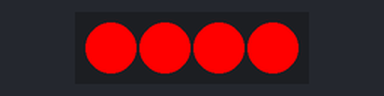
Bench run of a program on a simulated Raspberry Pi (BCM pin numbers). Parts: 4 RGB LEDs in strip order, left to right. Dim RGB values are drawn brighter than linear.

Above: at 0.1 s.
At 0.6 s:
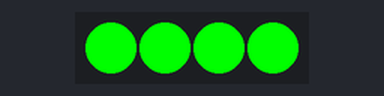
At 1.1 s:
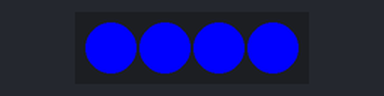
At 2.65 s:
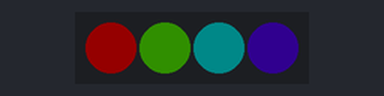
At 20.71 s:
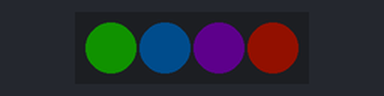
At 38.78 s:
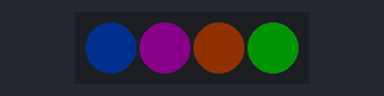
Timing chart, 0 to 40.0 s (numbered marks = the images above):
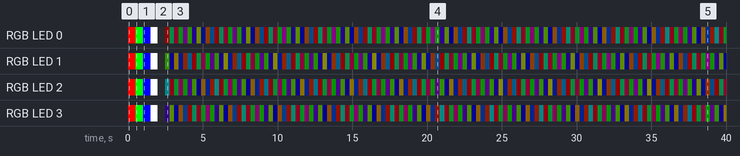

The program:

rpi_ledpixel.py
```python
import time
from rpi_ws281x import Adafruit_NeoPixel, Color

class Freenove_RPI_WS281X:
    def __init__(self, led_count=4, bright=255, sequence="RGB"):
        # Initialize the LED strip with default parameters
        self.set_led_type(sequence)
        self.set_led_count(led_count)
        self.set_led_brightness(bright)
        self.led_begin()
        self.set_all_led_color(0, 0, 0)

    def led_begin(self):
        # Initialize the NeoPixel strip
        self.strip = Adafruit_NeoPixel(self.get_led_count(), 18, 800000, 10, False, self.led_brightness, 0)
        self.led_init_state = 0 if self.strip.begin() else 1

    def check_rpi_ws281x_state(self):
        # Check the initialization state of the NeoPixel strip
        return self.led_init_state

    def led_close(self):
        # Turn off all LEDs
        self.set_all_led_rgb([0, 0, 0])

    def set_led_count(self, count):
        # Set the number of LEDs in the strip
        self.led_count = count
        self.led_color = [0, 0, 0] * self.led_count
        self.led_original_color = [0, 0, 0] * self.led_count

    def get_led_count(self):
        # Get the number of LEDs in the strip
        return self.led_count

    def set_led_type(self, rgb_type):
        # Set the RGB sequence type for the LEDs
        try:
            led_type = ['RGB', 'RBG', 'GRB', 'GBR', 'BRG', 'BGR']
            led_type_offset = [0x06, 0x09, 0x12, 0x21, 0x18, 0x24]
            index = led_type.index(rgb_type)
            self.led_red_offset = (led_type_offset[index] >> 4) & 0x03
            self.led_green_offset = (led_type_offset[index] >> 2) & 0x03
            self.led_blue_offset = (led_type_offset[index] >> 0) & 0x03
            return index
        except ValueError:
            self.led_red_offset = 1
            self.led_green_offset = 0
            self.led_blue_offset = 2
            return -1

    def set_led_brightness(self, brightness):
        # Set the brightness of the LEDs
        self.led_brightness = brightness
        for i in range(self.get_led_count()):
            self.set_led_rgb_data(i, self.led_original_color)

    def set_ledpixel(self, index, r, g, b):
        # Set the color of a specific LED
        p = [0, 0, 0]
        p[self.led_red_offset] = round(r * self.led_brightness / 255)
        p[self.led_green_offset] = round(g * self.led_brightness / 255)
        p[self.led_blue_offset] = round(b * self.led_brightness / 255)
        self.led_original_color[index * 3 + self.led_red_offset] = r
        self.led_original_color[index * 3 + self.led_green_offset] = g
        self.led_original_color[index * 3 + self.led_blue_offset] = b
        for i in range(3):
            self.led_color[index * 3 + i] = p[i]

    def set_led_color_data(self, index, r, g, b):
        # Set the color data of a specific LED
        self.set_ledpixel(index, r, g, b)

    def set_led_rgb_data(self, index, color):
        # Set the RGB data of a specific LED
        self.set_ledpixel(index, color[0], color[1], color[2])

    def set_led_color(self, index, r, g, b):
        # Set the color of a specific LED and update the display
        self.set_ledpixel(index, r, g, b)
        self.show()

    def set_led_rgb(self, index, color):
        # Set the RGB color of a specific LED and update the display
        self.set_led_rgb_data(index, color)
        self.show()

    def set_all_led_color_data(self, r, g, b):
        # Set the color data of all LEDs
        for i in range(self.get_led_count()):
            self.set_led_color_data(i, r, g, b)

    def set_all_led_rgb_data(self, color):
        # Set the RGB data of all LEDs
        for i in range(self.get_led_count()):
            self.set_led_rgb_data(i, color)

    def set_all_led_color(self, r, g, b):
        # Set the color of all LEDs and update the display
        for i in range(self.get_led_count()):
            self.set_led_color_data(i, r, g, b)
        self.show()

    def set_all_led_rgb(self, color):
        # Set the RGB color of all LEDs and update the display
        for i in range(self.get_led_count()):
            self.set_led_rgb_data(i, color)
        self.show()

    def show(self):
        # Update the LED strip with the current color data
        for i in range(self.get_led_count()):
            self.strip.setPixelColor(i, Color(self.led_color[i * 3], self.led_color[i * 3 + 1], self.led_color[i * 3 + 2]))
        self.strip.show()

    def wheel(self, pos):
        # Generate a color wheel value based on the position
        if pos < 85:
            return [(255 - pos * 3), (pos * 3), 0]
        elif pos < 170:
            pos = pos - 85
            return [0, (255 - pos * 3), (pos * 3)]
        else:
            pos = pos - 170
            return [(pos * 3), 0, (255 - pos * 3)]

    def hsv2rgb(self, h, s, v):
        # Convert HSV to RGB
        h = h % 360
        rgb_max = round(v * 2.55)
        rgb_min = round(rgb_max * (100 - s) / 100)
        i = round(h / 60)
        diff = round(h % 60)
        rgb_adj = round((rgb_max - rgb_min) * diff / 60)
        if i == 0:
            r = rgb_max
            g = rgb_min + rgb_adj
            b = rgb_min
        elif i == 1:
            r = rgb_max - rgb_adj
            g = rgb_max
            b = rgb_min
        elif i == 2:
            r = rgb_min
            g = rgb_max
            b = rgb_min + rgb_adj
        elif i == 3:
            r = rgb_min
            g = rgb_max - rgb_adj
            b = rgb_max
        elif i == 4:
            r = rgb_min + rgb_adj
            g = rgb_min
            b = rgb_max
        else:
            r = rgb_max
            g = rgb_min
            b = rgb_max - rgb_adj
        return [r, g, b]

if __name__ == '__main__':
    import time
    import os
    led = Freenove_RPI_WS281X(4, 255, "RGB")

    try:
        if led.check_rpi_ws281x_state() != 0:
            led.set_led_count(4)
            led.set_all_led_color_data(255, 0, 0)
            led.show()
            time.sleep(0.5)
            led.set_all_led_rgb_data([0, 255, 0])
            led.show()
            time.sleep(0.5)
            led.set_all_led_color(0, 0, 255)
            time.sleep(0.5)
            led.set_all_led_rgb([255, 255, 255])
            time.sleep(0.5)
            led.set_all_led_rgb([0, 0, 0])
            time.sleep(0.5)

            led.set_led_brightness(20)
            while True:
                for j in range(255):
                    for i in range(led.led_count):
                        led.set_led_rgb_data(i, led.wheel((round(i * 255 / led.led_count) + j) % 256))
                    led.show()
                    time.sleep(0.002)
        else:
            led.led_close()
    except KeyboardInterrupt:
        led.led_close()
```

Measured:
- by itself, RGB LED 0: off → RGB(255, 0, 0) at 0.00 s, → RGB(0, 255, 0) 0.50 s later, → RGB(0, 0, 255) 0.50 s later, → RGB(255, 255, 255) 0.50 s later, … (130 changes in this stretch)
- by itself, RGB LED 1: off → RGB(255, 0, 0) at 0.00 s, → RGB(0, 255, 0) 0.50 s later, → RGB(0, 0, 255) 0.50 s later, → RGB(255, 255, 255) 0.50 s later, … (130 changes in this stretch)
